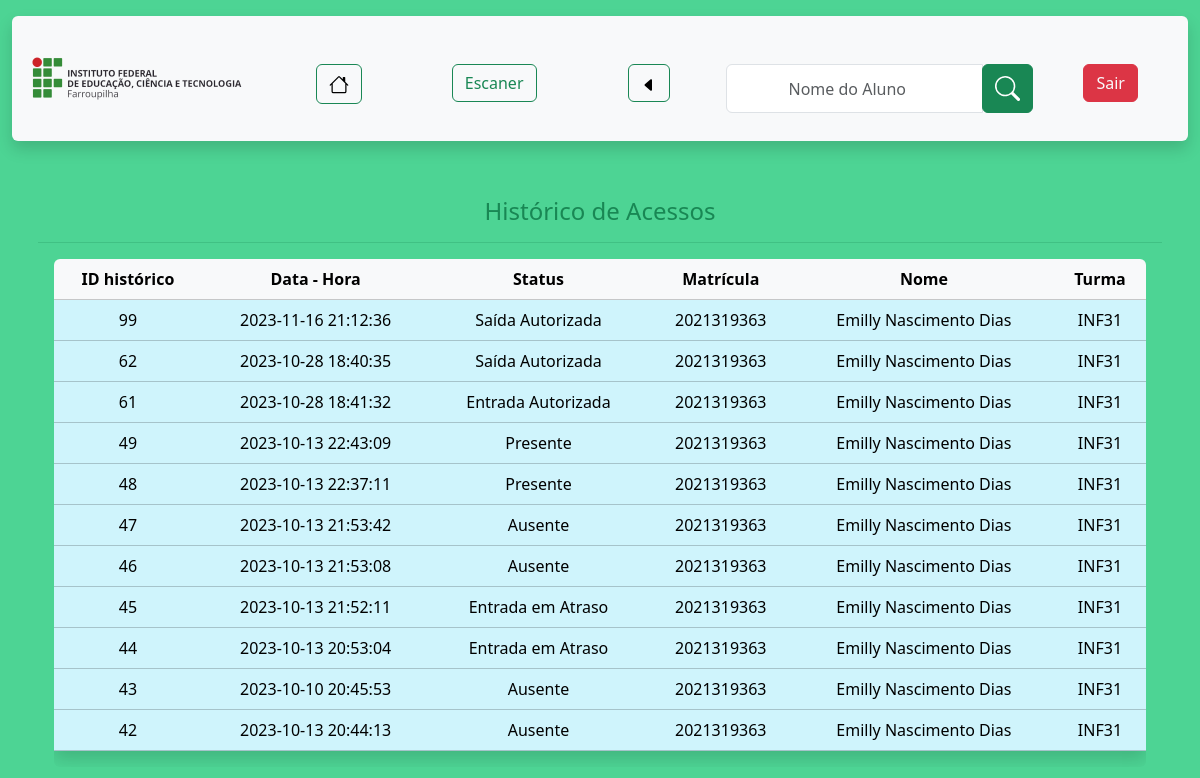
Before: /Operador/historico.php (signed in) with the older database file.
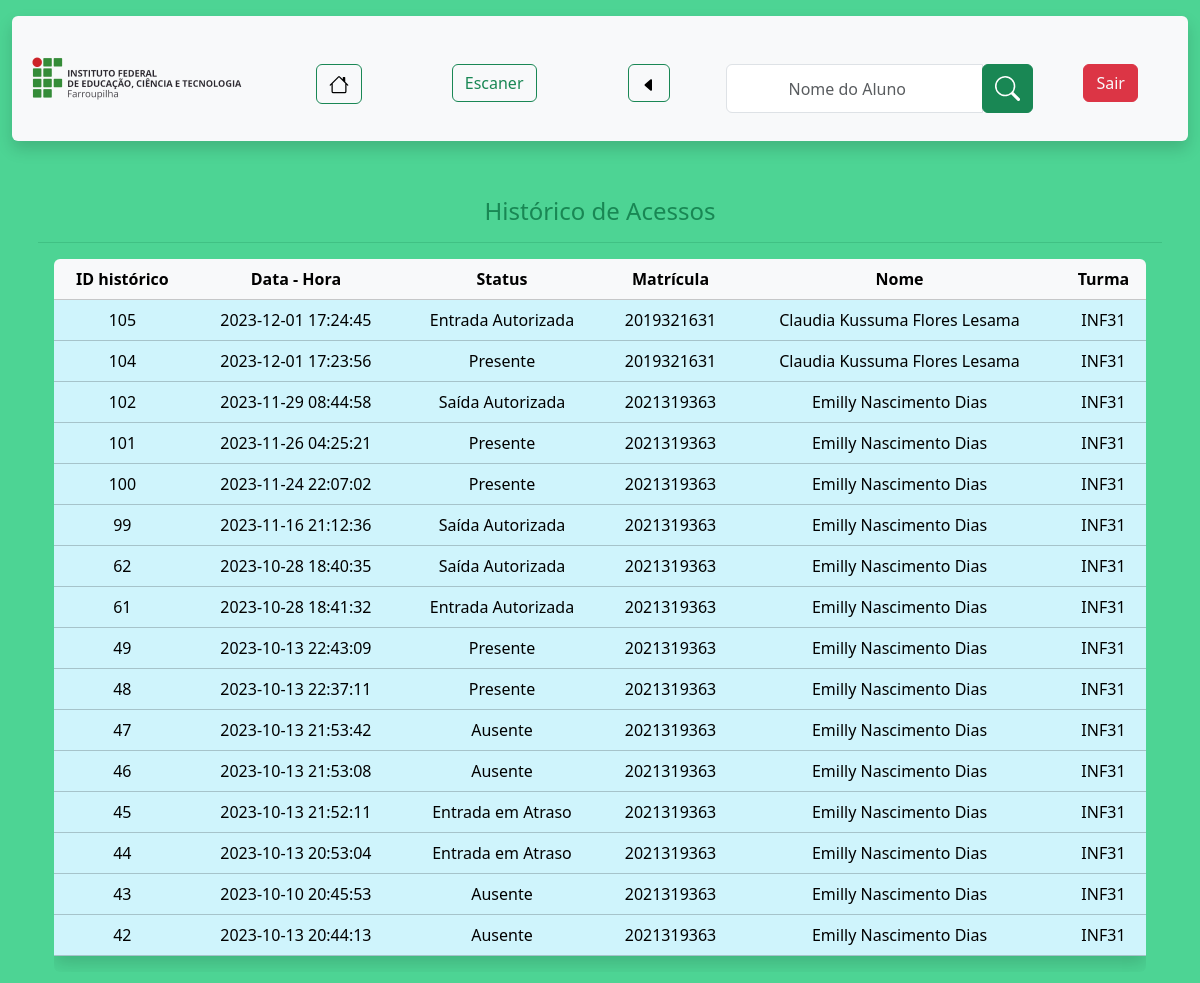
After: the same page with the newer database file.
### tables this page shows
CREATE TABLE IF NOT EXISTS `informa` (
  `ID_historico` int NOT NULL,
  `ID_status` int NOT NULL,
  KEY `ID_historico` (`ID_historico`,`ID_status`) USING BTREE,
  KEY `ID_status` (`ID_status`) USING BTREE
);

CREATE TABLE IF NOT EXISTS `historico` (
  `ID_historico` int NOT NULL AUTO_INCREMENT,
  `data_hr` datetime NOT NULL,
  `matricula` char(10) NOT NULL,
  `motivo` varchar(255) DEFAULT NULL,
  PRIMARY KEY (`ID_historico`),
  KEY `matricula` (`matricula`) USING BTREE
);

CREATE TABLE IF NOT EXISTS `status` (
  `ID_status` int NOT NULL AUTO_INCREMENT,
  `descricao` varchar(30) NOT NULL,
  PRIMARY KEY (`ID_status`)
);

CREATE TABLE IF NOT EXISTS `aluno` (
  `matricula` char(10) NOT NULL,
  `nome` varchar(100) NOT NULL,
  `email` varchar(100) NOT NULL,
  `num_responsavel` varchar(16) NOT NULL,
  `foto` varchar(255) DEFAULT NULL,
  `ID_turma` int NOT NULL,
  PRIMARY KEY (`matricula`),
  KEY `ID_turma` (`ID_turma`) USING BTREE
);

CREATE TABLE IF NOT EXISTS `turma` (
  `ID_turma` int NOT NULL AUTO_INCREMENT,
  `nome_turma` char(6) NOT NULL,
  PRIMARY KEY (`ID_turma`)
);

### Operador/historico.php (the view, shortened to what this page needs)
<!DOCTYPE HTML>
<html lang="pt-BR">
<head>
    <link href="../Bootstrap5/css/bootstrap.min.css" rel="stylesheet">
</head>
<BODY class="container-xxl" style="background-color: #4dd494 ;">
	<nav class="rounded shadow bg-light mt-3">
        <ul class="nav nav-pills nav-justified">
            <li class="nav-item"><img src="../logo.png" style="width:250px;" alt="logo"></img></li>
            <li class="nav-item mt-5"><button type="button" class="btn btn-outline-success"><a href="../operador.php" class="text-decoration-none text-black" aria-current="page">
            </a></button></li>
            <li class="nav-item mt-5"><a href="../QRcode/index.php" class="text-decoration-none btn btn-outline-success">Escaner</a></li>
            <li class="nav-item mt-5"><button type="button" class="btn btn-outline-success"><a href="historico.php" class="text-decoration-none text-black" aria-current="page">
				<svg xmlns="http://www.w3.org/2000/svg" width="16" height="16" fill="currentColor" class="bi bi-caret-left-fill" viewBox="0 0 16 16"><path d="m3.86 8.753 5.482 4.796c.646.566 1.658.106 1.658-.753V3.204a1 1 0 0 0-1.659-.753l-5.48 4.796a1 1 0 0 0 0 1.506z"/>
			</svg></a></button></li>
			<form method="GET" action="" class="form-inline">
				<div class="input-group mt-5 mx-auto">
					<input class="form-control text-center" name="filtro" type="search" aria-label="Search" placeholder="Nome do Aluno">
					<div class="input-group-append">
						<button type="submit" class="btn btn-success">
						</button>
					</div>
				</div>
			</form>
			<li class="nav-item mt-5"><button type="button" class="btn btn-danger"><a href="../Login/sair.php" class="text-decoration-none text-light">Sair</a></button></li>
        </ul>
    </nav>
	<div class="container-sm rounded p-2 mt-5 text-center text-success">
		<?php
		include("../config.php");
		if (isset($_GET['filtro']) && !empty($_GET['filtro'])) {
			print "<h4> Resultado da Busca</h4>";
			print "<hr>";
			$filtro = $_GET['filtro'];
			$busca = "SELECT * FROM historico AS hist
			INNER JOIN aluno AS al ON hist.matricula = al.matricula
			INNER JOIN turma AS tur ON al.ID_turma = tur.ID_turma
			INNER JOIN informa AS inf ON hist.ID_historico = inf.ID_historico
			INNER JOIN status AS stts ON inf.ID_status = stts.ID_status
			WHERE al.nome LIKE '%$filtro%' AND hist.ID_historico = (SELECT MAX(ID_historico)
			FROM historico WHERE al.matricula)";
			$resultConsulta = $connect->query($busca);
			$qtLinhasConsulta = $resultConsulta->num_rows;
			if($qtLinhasConsulta > 0){
				print "<div class='rounded table-responsive text-center m-3'>";
				print "<table class='table table-info table-hover shadow'>";
				print "<thead class='table-light'>";
				print "<tr>";
				print "<th> ID histórico </th>";
				print "<th> Data - Hora </th>";
				print "<th> Status </th>";
				print "<th> Matrícula </th>";
				print "<th> Nome </th>";
				print "<th> Turma </th>";
				print "</tr>";
				print "</thead>";
				while($rowCon = $resultConsulta->fetch_object()){
				print "<tbody>";
				print "<tr>";
				print "<td>" . $rowCon->ID_historico . "</td>";
				print "<td>" . $rowCon->data_hr . "</td>";
				print "<td>" . $rowCon->descricao . "</td>";
				print "<td>" . $rowCon->matricula . "</td>";
				print "<td>" . $rowCon->nome . "</td>";
				print "<td>" . $rowCon->nome_turma . "</td>";
				print "</tr>";
				print "</tbody>";
				}
				print "</table>";
				print "</div>";
			} else {
				print "<p class='alert alert-danger'>Não Foraram Encontrados Resultados!</p>";
			}
		} else {
			print "<h4>Histórico de Acessos</h4>";
			print "<hr>";
			$consulta = "SELECT * FROM informa AS inf INNER JOIN historico AS hist ON inf.ID_historico = hist.ID_historico
            INNER JOIN status AS stts ON inf.ID_status = stts.ID_status
            INNER JOIN aluno AS al ON hist.matricula = al.matricula
			INNER JOIN turma AS tur ON al.ID_turma = tur.ID_turma ORDER BY hist.ID_historico DESC";
            $resultConsulta = $connect->query($consulta);
            $qtLinhasConsulta = $resultConsulta->num_rows;
			if($qtLinhasConsulta > 0){
				print "<div class='rounded table-responsive text-center m-3'>";
				print "<table class='table table-info table-hover shadow'>";
				print "<thead class='table-light'>";
				print "<tr>";
				print "<th> ID histórico </th>";
				print "<th> Data - Hora </th>";
				print "<th> Status </th>";
				print "<th> Matrícula </th>";
				print "<th> Nome </th>";
				print "<th> Turma </th>";
				print "</tr>";
				print "</thead>";
				while($rowCon = $resultConsulta->fetch_object()){
				print "<tbody>";
				print "<tr>";
				print "<td>" . $rowCon->ID_historico . "</td>";
				print "<td>" . $rowCon->data_hr . "</td>";
				print "<td>" . $rowCon->descricao . "</td>";
				print "<td>" . $rowCon->matricula . "</td>";
				print "<td>" . $rowCon->nome . "</td>";
				print "<td>" . $rowCon->nome_turma . "</td>";
				print "</tr>";
				print "</tbody>";
				}
				print "</table>";
				print "</div>";
			} else {
				print "<p class='alert alert-danger'>Não Foraram Encontrados Resultados!</p>";
			}
		}
		?>
	</div>
</BODY>
</html>

Changed rows visible on the page:
added informa: ID_historico.ID_historico "105", ID_historico.data_hr "2023-12-01 17:24:45", ID_status.descricao "Entrada Autorizada", aluno.matricula "2019321631", aluno.nome "Claudia Kussuma Flores Lesama", turma.nome_turma "INF31"
added informa: ID_historico.ID_historico "104", ID_historico.data_hr "2023-12-01 17:23:56", ID_status.descricao "Presente", aluno.matricula "2019321631", aluno.nome "Claudia Kussuma Flores Lesama", turma.nome_turma "INF31"
added informa: ID_historico.ID_historico "102", ID_historico.data_hr "2023-11-29 08:44:58", ID_status.descricao "Saída Autorizada", aluno.matricula "2021319363", aluno.nome "Emilly Nascimento Dias", turma.nome_turma "INF31"
added informa: ID_historico.ID_historico "101", ID_historico.data_hr "2023-11-26 04:25:21", ID_status.descricao "Presente", aluno.matricula "2021319363", aluno.nome "Emilly Nascimento Dias", turma.nome_turma "INF31"
added informa: ID_historico.ID_historico "100", ID_historico.data_hr "2023-11-24 22:07:02", ID_status.descricao "Presente", aluno.matricula "2021319363", aluno.nome "Emilly Nascimento Dias", turma.nome_turma "INF31"
